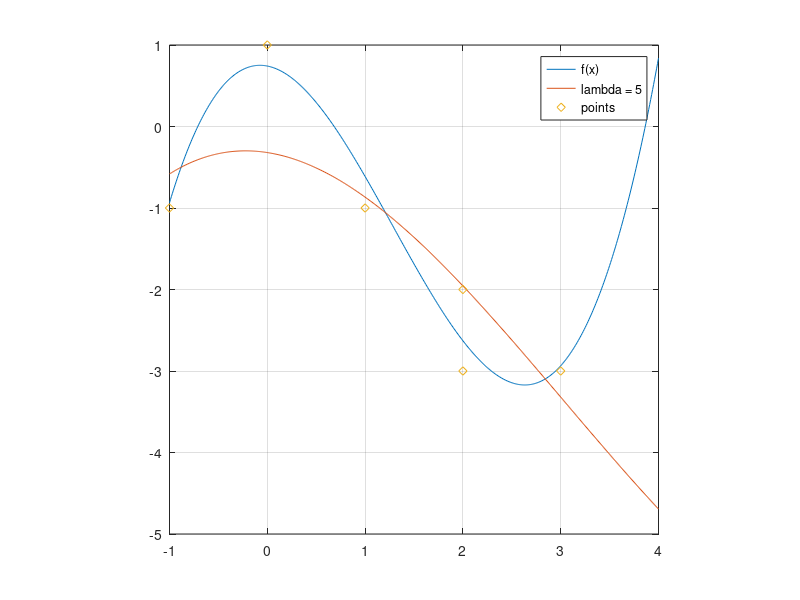

Recreate this plot in MATLAB.
function problem3

X1 = [0;2;2;3;-1;1];
Y = [1;-3;-2;-3;-1;-1];

X0 = ones(6,1);
X = [X0 X1 X1.^2 X1.^3];

%disp(X);
%disp(Y);

A = X' * X;
c = X' * Y;
w = inv(A) * c;

disp(w)

x = -1:0.01:4;
y1 = w(1,1) + w(2,1)*x + w(3,1)*x.^2 + w(4,1)*x.^3;

plot(x,y1,X1,Y,'d'); axis square
grid on;
legend('f(x)','points');

%plot(x,y);

%%%%%%

I = [0 0 0 0; 0 1 0 0; 0 0 1 0; 0 0 0 1];
w2 = inv(A + 5 * I) * c;
%w2 = inv(A + 5 * eye(size(A,1))) * c;

disp(w2)

y2 = w2(1,1) + w2(2,1)*x + w2(3,1)*x.^2 + w2(4,1)*x.^3;
plot(x,y2,X1,Y,'d'); axis square
grid on;
legend('lambda = 5','points');

plot(x,y1,x,y2,X1,Y,'d'); axis square
grid on;
legend('f(x)','lambda = 5','points');



